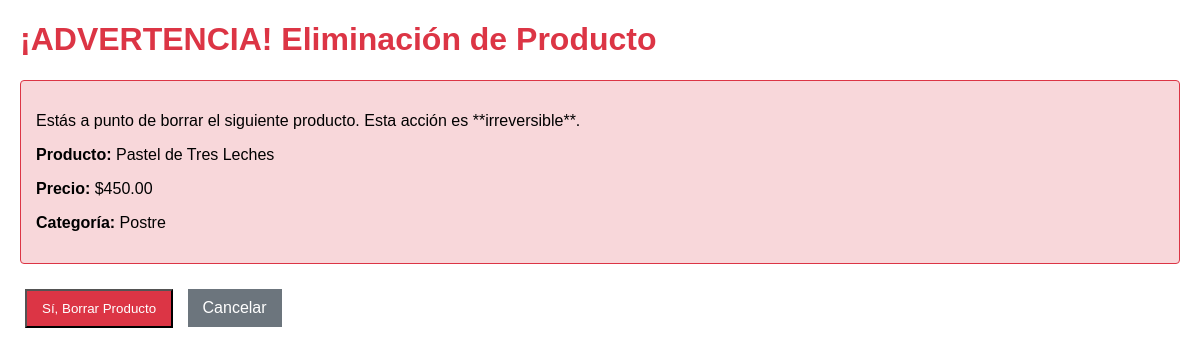
Screenshot of /borrar/1/ with the database file from the repository.
### app_productos/models.py (models this page shows, shortened)
class Producto(models.Model):
    nombre = models.CharField(max_length=100)
    tipo = models.CharField(max_length=50)
    precio = models.DecimalField(max_digits=10, decimal_places=2)
    stock = models.IntegerField()
    categoria = models.CharField(max_length=50) # Ejemplo: "Pasteles", "Galletas", "Panadería"
    unidad_medida = models.CharField(max_length=10, default='kg') # Por defecto 'kg'
    class Meta:
        verbose_name = "Producto"
        verbose_name_plural = "Productos"

### app_productos/views.py (the view)
# urls.py: path('borrar/<int:id>/', views.borrar_producto, name='borrar_producto'),
def borrar_producto(request, id):
    producto = get_object_or_404(Producto, id=id)
    if request.method == 'POST':
        producto.delete()
        return redirect('productos_inicio')
    return render(request, 'productos/borrar_producto.html', {'producto': producto})

### app_productos/templates/productos/borrar_producto.html (shortened to what this page needs)
<!DOCTYPE html>
<html lang="es">
<head>
</head>
<body>
    <h1>¡ADVERTENCIA! Eliminación de Producto</h1>
    <div class="advertencia">
        <p>Estás a punto de borrar el siguiente producto. Esta acción es **irreversible**.</p>
        <p><strong>Producto:</strong> {{ producto.nombre }}</p>
        <p><strong>Precio:</strong> ${{ producto.precio }}</p>
        <p><strong>Categoría:</strong> {{ producto.categoria }}</p>
    </div>
    <form method="post">
        <button type="submit" class="btn confirmar-borrar">Sí, Borrar Producto</button>
        <a href="{% url 'productos_inicio' %}" class="btn cancelar">Cancelar</a>
    </form>
</body>
</html>

### app_productos/templates/productos/borrar_producto.html (style rules this page uses)
body { font-family: Arial, sans-serif; margin: 20px; }
h1 { color: #DC3545; }
.btn { margin: 5px; padding: 10px 15px; text-decoration: none; color: white; display: inline-block; }
.confirmar-borrar { background-color: #DC3545; }
.cancelar { background-color: #6c757d; }
.advertencia { border: 1px solid #DC3545; padding: 15px; margin-bottom: 20px; background-color: #f8d7da; border-radius: 4px; }

### rows the page displays
Producto: nombre "Pastel de Tres Leches", precio "450.00", categoria "Postre"
